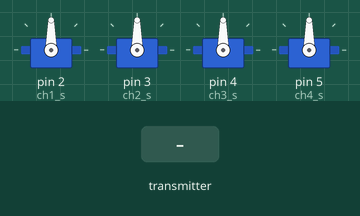
This sketch was run on a simulated Arduino Uno, built with avr-gcc and run on an emulated ATmega328P. Shown: 4 × servo. The inputs (shaded band) are chosen by the test bench. No radio packets arrive unless stated.

Above: at 1.2 s.
1.3 s: the transmitter starts sending ch1 = 0
At 2.0 s:
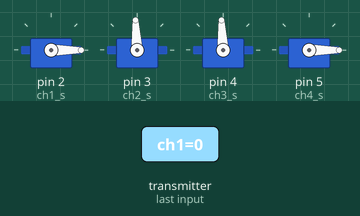
2.8 s: the transmitter starts sending ch2 = 0
At 3.1 s:
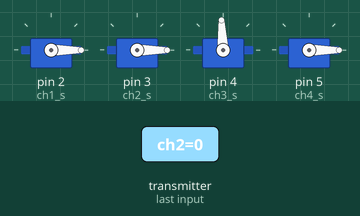
4.3 s: the transmitter starts sending ch3 = 0
At 5.5 s:
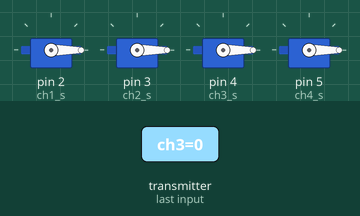
5.8 s: the transmitter starts sending ch4 = 1023
At 6.6 s:
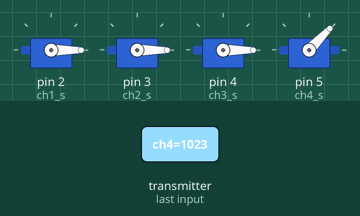
7.3 s: the transmitter starts sending ch1 = 1023
At 7.8 s:
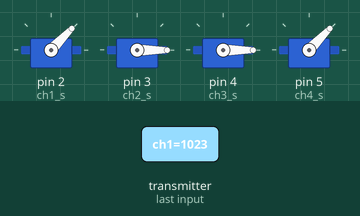
8.8 s: the transmitter starts sending ch2 = 1023
At 10.2 s:
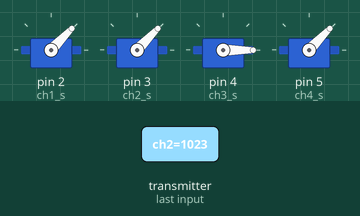
Timing chart, 0 to 11.3 s (numbered marks = the images above; inputs shaded):
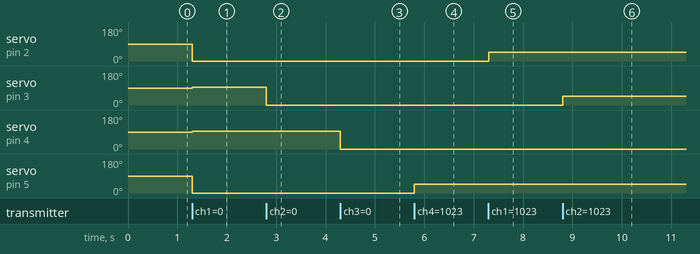

Measured:
- after the input at 1.3 s, servo on pin 2 (ch1_s), servo on pin 5 (ch4_s): 90° → 0° at once; servo on pin 3 (ch2_s), servo on pin 4 (ch3_s): 90° → 93° at once
- after the input at 2.8 s, servo on pin 3 (ch2_s): 93° → 0° at once
- after the input at 4.3 s, servo on pin 4 (ch3_s): 93° → 0° at once
- after the input at 5.8 s, servo on pin 5 (ch4_s): 0° → 46° at once
- after the input at 7.3 s, servo on pin 2 (ch1_s): 0° → 46° at once
- after the input at 8.8 s, servo on pin 3 (ch2_s): 0° → 46° at once

The sketch:

kumanda_alici.ino
```cpp
#include <RF24.h>
#include <nRF24L01.h>
#include <SPI.h>
#include <Servo.h>

Servo ch1_s;
Servo ch2_s;
Servo ch3_s;
Servo ch4_s;

RF24 radio(9,10);
const int pipe = 9876;

const int mid_ang = 1500;

struct Data{
int ch1;
int ch2;
int ch3;
int ch4;  //throttle
};

Data data;

void reset_data(){
  data.ch1 = mid_ang;
  data.ch2 = mid_ang;
  data.ch3 = mid_ang;
  data.ch4 = 0;  //ch4 is assumpt as throttle variable, motor power zero;
}


void write_servos(){
  ch1_s.writeMicroseconds(data.ch1);
  ch2_s.writeMicroseconds(data.ch2);
  ch3_s.writeMicroseconds(data.ch3);
  ch4_s.writeMicroseconds(data.ch4);
}

void setup() {
  Serial.begin(9600);
  reset_data();

  ch1_s.attach(2);
  ch2_s.attach(3);
  ch3_s.attach(4);
  ch4_s.attach(5);

  radio.begin();
  radio.openReadingPipe(1,pipe);
  radio.startListening();
}

void loop() {
  while(radio.available()){
    radio.read(&data,sizeof(data));
    write_servos();
   }
}
```
